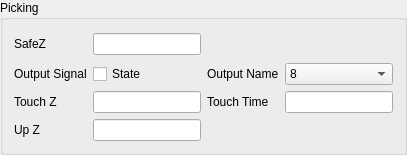
                           <widget class="QGroupBox" name="groupBox_5">
                            <property name="minimumSize">
                             <size>
                              <width>0</width>
                              <height>50</height>
                             </size>
                            </property>
                            <property name="title">
                             <string>Picking</string>
                            </property>
                            <layout class="QGridLayout" name="gridLayout_6">
                             <item row="2" column="2">
                              <widget class="QCheckBox" name="checkBox_2">
                               <property name="text">
                                <string>State</string>
                               </property>
                              </widget>
                             </item>
                             <item row="2" column="0" colspan="2">
                              <widget class="QLabel" name="label_48">
                               <property name="text">
                                <string>Output Signal</string>
                               </property>
                              </widget>
                             </item>
                             <item row="3" column="2">
                              <widget class="QLineEdit" name="lineEdit_7"/>
                             </item>
                             <item row="2" column="3">
                              <widget class="QLabel" name="label_49">
                               <property name="text">
                                <string>Output Name</string>
                               </property>
                              </widget>
                             </item>
                             <item row="3" column="4">
                              <widget class="QLineEdit" name="lineEdit_8"/>
                             </item>
                             <item row="0" column="3">
                              <spacer name="horizontalSpacer_6">
                               <property name="orientation">
                                <enum>Qt::Horizontal</enum>
                               </property>
                               <property name="sizeHint" stdset="0">
                                <size>
                                 <width>40</width>
                                 <height>20</height>
                                </size>
                               </property>
                              </spacer>
                             </item>
                             <item row="2" column="4">
                              <widget class="QComboBox" name="comboBox_3">
                               <item>
                                <property name="text">
                                 <string>8</string>
                                </property>
                               </item>
                               <item>
                                <property name="text">
                                 <string>9</string>
                                </property>
                               </item>
                               <item>
                                <property name="text">
                                 <string>10</string>
                                </property>
                               </item>
                               <item>
                                <property name="text">
                                 <string>11</string>
                                </property>
                               </item>
                               <item>
                                <property name="text">
                                 <string>12</string>
                                </property>
                               </item>
                               <item>
                                <property name="text">
                                 <string>13</string>
                                </property>
                               </item>
                               <item>
                                <property name="text">
                                 <string>14</string>
                                </property>
                               </item>
                               <item>
                                <property name="text">
                                 <string>15</string>
                                </property>
                               </item>
                              </widget>
                             </item>
                             <item row="0" column="0" rowspan="2" colspan="2">
                              <widget class="QLabel" name="label_47">
                               <property name="text">
                                <string>SafeZ</string>
                               </property>
                              </widget>
                             </item>
                             <item row="3" column="0">
                              <widget class="QLabel" name="label_50">
                               <property name="text">
                                <string>Touch Z</string>
                               </property>
                              </widget>
                             </item>
                             <item row="0" column="2" rowspan="2">
                              <widget class="QLineEdit" name="lineEdit_6"/>
                             </item>
                             <item row="3" column="3">
                              <widget class="QLabel" name="label_51">
                               <property name="text">
                                <string>Touch Time</string>
                               </property>
                              </widget>
                             </item>
                             <item row="4" column="0">
                              <widget class="QLabel" name="label_52">
                               <property name="text">
                                <string>Up Z</string>
                               </property>
                              </widget>
                             </item>
                             <item row="4" column="2">
                              <widget class="QLineEdit" name="lineEdit_9"/>
                             </item>
                            </layout>
                           </widget>
